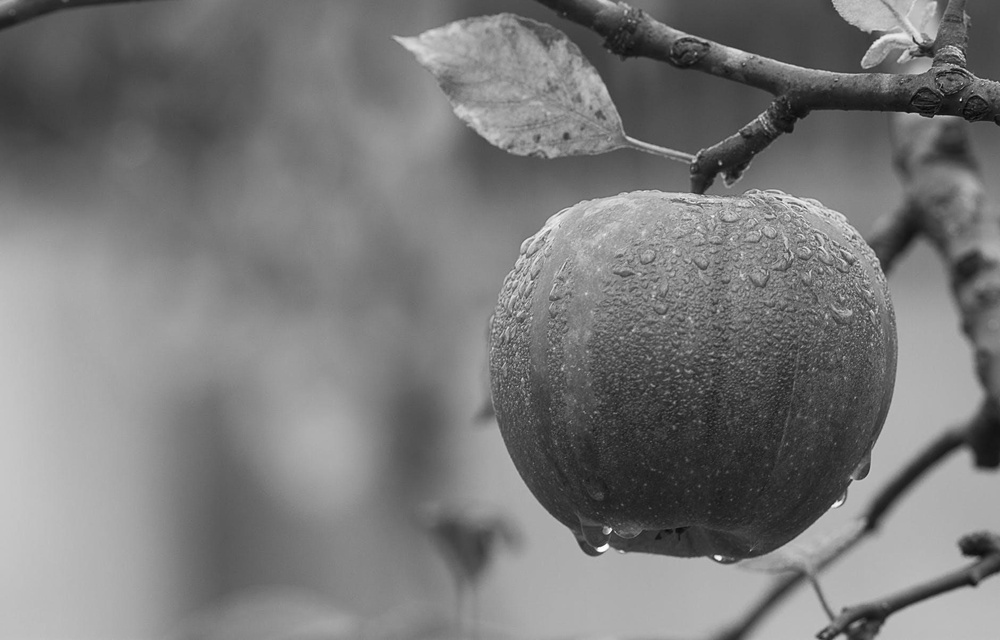
#> input picture Images/gray.jpeg, 1000 x 640 px, shrunk from 1880 x 1204 before the run, found by its file name
$ python sobel_.py
#> lines starting #> are read from the running program, lines starting #| are printed output that depends on the picture
import cv2
import numpy as np

image_path = 'gray.jpeg'
img = cv2.imread(image_path, cv2.IMREAD_GRAYSCALE)
#> img is the input picture: shape (640, 1000); min 1, max 255, mean 121.2


sobel = np.zeros(img.shape)

height, width = img.shape
#> height = 640; width = 1000


for i in range(1, height - 1):
    for j in range(1, width - 1):
        dx = (img[i-1,j+1] + 2*img[i,j+1] + img[i+1,j+1]) - (img[i-1,j-1] + 2*img[i,j-1]+ img[i+1,j-1])
        dy = (img[i+1,j-1] + 2*img[i+1,j] +img[i+1,j+1]) - (img[i-1,j-1] + 2*img[i-1,j]+img[i-1,j+1])

        sobel[i,j] = abs(dx) + abs(dy)
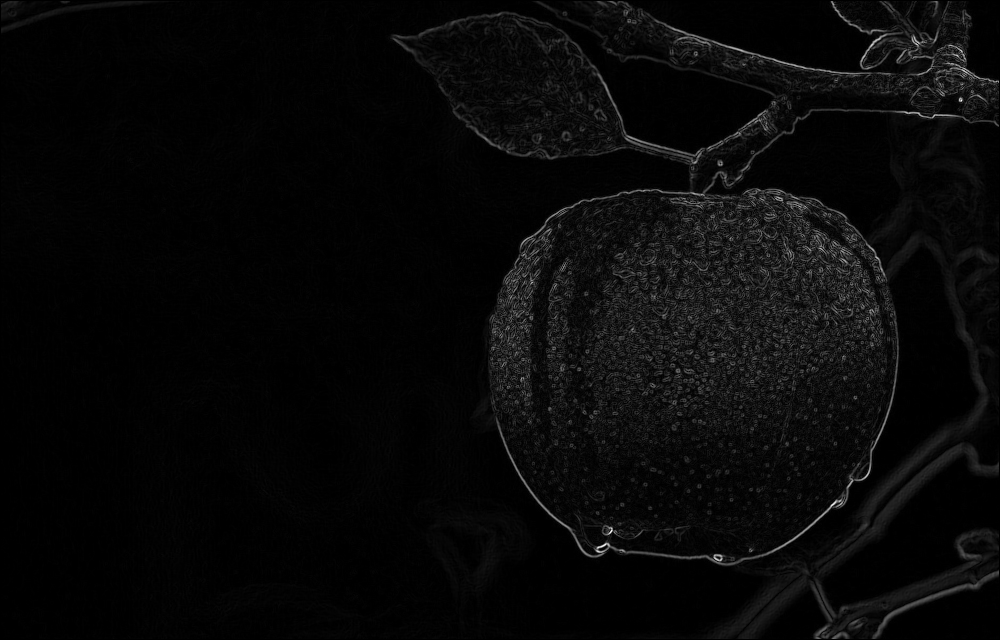
#> sobel: shape (640, 1000) float64; min 0, max 1092, mean 37.4; drawn with min black and max white


cv2.imwrite('sobel.jpg', sobel)
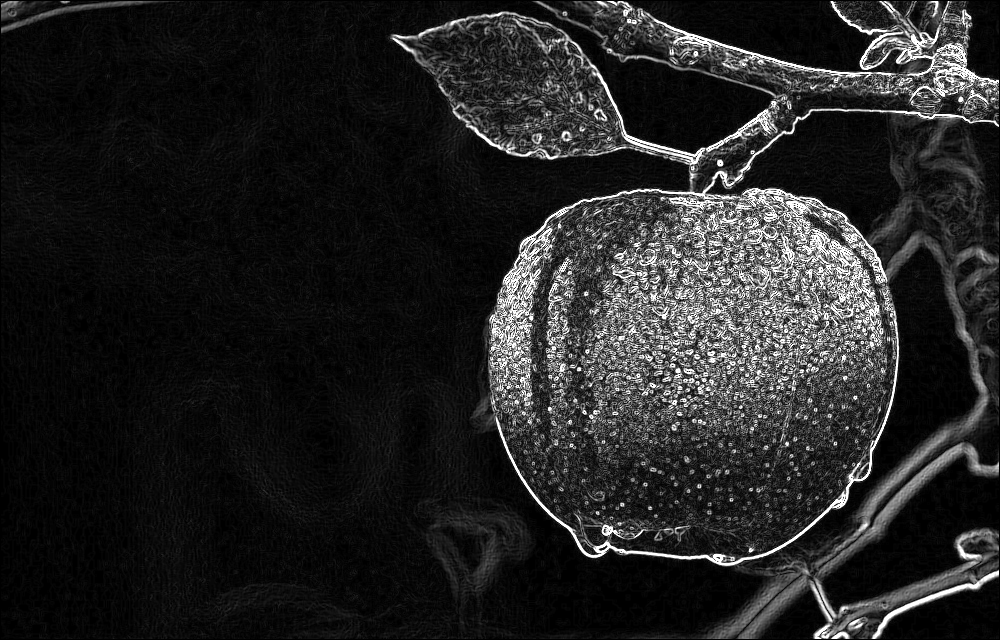
#> saved as sobel.jpg: shape (640, 1000); min 0, max 255, mean 35.3


print("Done")
